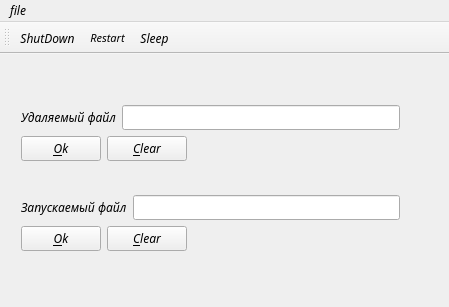
<?xml version="1.0" encoding="UTF-8"?>
<ui version="4.0">
 <class>MainWindow</class>
 <widget class="QMainWindow" name="MainWindow">
  <property name="geometry">
   <rect>
    <x>0</x>
    <y>0</y>
    <width>449</width>
    <height>307</height>
   </rect>
  </property>
  <property name="minimumSize">
   <size>
    <width>449</width>
    <height>307</height>
   </size>
  </property>
  <property name="maximumSize">
   <size>
    <width>449</width>
    <height>307</height>
   </size>
  </property>
  <property name="font">
   <font>
    <family>Kristen ITC</family>
    <italic>true</italic>
   </font>
  </property>
  <property name="contextMenuPolicy">
   <enum>Qt::NoContextMenu</enum>
  </property>
  <property name="windowTitle">
   <string>MiniwindowsHandler</string>
  </property>
  <property name="windowIcon">
   <iconset resource="resources.qrc">
    <normaloff>:/images/E:/logo.png</normaloff>:/images/E:/logo.png</iconset>
  </property>
  <property name="windowOpacity">
   <double>1.000000000000000</double>
  </property>
  <property name="styleSheet">
   <string notr="true"/>
  </property>
  <property name="iconSize">
   <size>
    <width>60</width>
    <height>60</height>
   </size>
  </property>
  <property name="documentMode">
   <bool>false</bool>
  </property>
  <widget class="QWidget" name="centralWidget">
   <widget class="QWidget" name="">
    <property name="geometry">
     <rect>
      <x>10</x>
      <y>40</y>
      <width>401</width>
      <height>168</height>
     </rect>
    </property>
    <layout class="QVBoxLayout" name="verticalLayout">
     <item>
      <layout class="QVBoxLayout" name="verticalLayout_3">
       <item>
        <layout class="QHBoxLayout" name="horizontalLayout_4">
         <item>
          <widget class="QLabel" name="label_2">
           <property name="text">
            <string>Удаляемый файл</string>
           </property>
          </widget>
         </item>
         <item>
          <widget class="QLineEdit" name="lineDeletedFile"/>
         </item>
        </layout>
       </item>
       <item>
        <layout class="QHBoxLayout" name="horizontalLayout_5">
         <item>
          <layout class="QHBoxLayout" name="horizontalLayout_6">
           <item>
            <widget class="QPushButton" name="okButton_2">
             <property name="text">
              <string>&amp;Ok</string>
             </property>
            </widget>
           </item>
           <item>
            <widget class="QPushButton" name="clearButton_2">
             <property name="text">
              <string>&amp;Clear</string>
             </property>
            </widget>
           </item>
           <item>
            <spacer name="horizontalSpacer_2">
             <property name="orientation">
              <enum>Qt::Horizontal</enum>
             </property>
             <property name="sizeHint" stdset="0">
              <size>
               <width>116</width>
               <height>20</height>
              </size>
             </property>
            </spacer>
           </item>
          </layout>
         </item>
        </layout>
       </item>
      </layout>
     </item>
     <item>
      <spacer name="verticalSpacer">
       <property name="orientation">
        <enum>Qt::Vertical</enum>
       </property>
       <property name="sizeHint" stdset="0">
        <size>
         <width>20</width>
         <height>40</height>
        </size>
       </property>
      </spacer>
     </item>
     <item>
      <layout class="QVBoxLayout" name="verticalLayout_2">
       <item>
        <layout class="QHBoxLayout" name="horizontalLayout_2">
         <item>
          <widget class="QLabel" name="label">
           <property name="text">
            <string>Запускаемый файл</string>
           </property>
          </widget>
         </item>
         <item>
          <widget class="QLineEdit" name="lineSHexecute"/>
         </item>
        </layout>
       </item>
       <item>
        <layout class="QHBoxLayout" name="horizontalLayout_3">
         <item>
          <layout class="QHBoxLayout" name="horizontalLayout">
           <item>
            <widget class="QPushButton" name="okButton">
             <property name="text">
              <string>&amp;Ok</string>
             </property>
            </widget>
           </item>
           <item>
            <widget class="QPushButton" name="clearButton">
             <property name="styleSheet">
              <string notr="true"/>
             </property>
             <property name="text">
              <string>&amp;Clear</string>
             </property>
            </widget>
           </item>
           <item>
            <spacer name="horizontalSpacer">
             <property name="orientation">
              <enum>Qt::Horizontal</enum>
             </property>
             <property name="sizeHint" stdset="0">
              <size>
               <width>130</width>
               <height>17</height>
              </size>
             </property>
            </spacer>
           </item>
          </layout>
         </item>
        </layout>
       </item>
      </layout>
     </item>
    </layout>
   </widget>
   <zorder>layoutWidget</zorder>
   <zorder>layoutWidget_2</zorder>
   <zorder>verticalSpacer</zorder>
   <zorder>lineDeletedFile</zorder>
  </widget>
  <widget class="QToolBar" name="toolBar">
   <property name="windowTitle">
    <string>toolBar</string>
   </property>
   <property name="iconSize">
    <size>
     <width>38</width>
     <height>38</height>
    </size>
   </property>
   <attribute name="toolBarArea">
    <enum>TopToolBarArea</enum>
   </attribute>
   <attribute name="toolBarBreak">
    <bool>false</bool>
   </attribute>
   <addaction name="actionShutDown"/>
   <addaction name="actionRestart"/>
   <addaction name="actionSleep"/>
  </widget>
  <widget class="QMenuBar" name="menuBar">
   <property name="geometry">
    <rect>
     <x>0</x>
     <y>0</y>
     <width>449</width>
     <height>23</height>
    </rect>
   </property>
   <widget class="QMenu" name="menuFile">
    <property name="title">
     <string>file</string>
    </property>
    <addaction name="actionShutDown"/>
    <addaction name="actionRestart"/>
    <addaction name="actionSleep"/>
   </widget>
   <addaction name="menuFile"/>
  </widget>
  <action name="actionDelete">
   <property name="text">
    <string>delete</string>
   </property>
   <property name="toolTip">
    <string>&lt;html&gt;&lt;head/&gt;&lt;body&gt;&lt;p&gt;&lt;br/&gt;&lt;/p&gt;&lt;/body&gt;&lt;/html&gt;</string>
   </property>
  </action>
  <action name="actionShutDown">
   <property name="icon">
    <iconset resource="resources.qrc">
     <normaloff>:/images/E:/shutdown.png</normaloff>:/images/E:/shutdown.png</iconset>
   </property>
   <property name="text">
    <string>ShutDown</string>
   </property>
   <property name="shortcut">
    <string>Ctrl+Q</string>
   </property>
  </action>
  <action name="actionRestart">
   <property name="icon">
    <iconset resource="resources.qrc">
     <normaloff>:/images/E:/restart.png</normaloff>:/images/E:/restart.png</iconset>
   </property>
   <property name="text">
    <string>Restart</string>
   </property>
   <property name="font">
    <font>
     <pointsize>8</pointsize>
    </font>
   </property>
   <property name="shortcut">
    <string>Ctrl+W</string>
   </property>
  </action>
  <action name="actionSleep">
   <property name="icon">
    <iconset resource="resources.qrc">
     <normaloff>:/images/E:/sleep.png</normaloff>:/images/E:/sleep.png</iconset>
   </property>
   <property name="text">
    <string>Sleep</string>
   </property>
   <property name="shortcut">
    <string>Ctrl+E</string>
   </property>
  </action>
 </widget>
 <layoutdefault spacing="6" margin="11"/>
 <tabstops>
  <tabstop>okButton</tabstop>
  <tabstop>clearButton</tabstop>
 </tabstops>
 <resources>
  <include location="resources.qrc"/>
 </resources>
 <connections>
  <connection>
   <sender>clearButton_2</sender>
   <signal>clicked()</signal>
   <receiver>lineDeletedFile</receiver>
   <slot>clear()</slot>
   <hints>
    <hint type="sourcelabel">
     <x>143</x>
     <y>158</y>
    </hint>
    <hint type="destinationlabel">
     <x>141</x>
     <y>125</y>
    </hint>
   </hints>
  </connection>
  <connection>
   <sender>clearButton</sender>
   <signal>clicked()</signal>
   <receiver>lineSHexecute</receiver>
   <slot>clear()</slot>
   <hints>
    <hint type="sourcelabel">
     <x>134</x>
     <y>265</y>
    </hint>
    <hint type="destinationlabel">
     <x>135</x>
     <y>232</y>
    </hint>
   </hints>
  </connection>
 </connections>
</ui>
